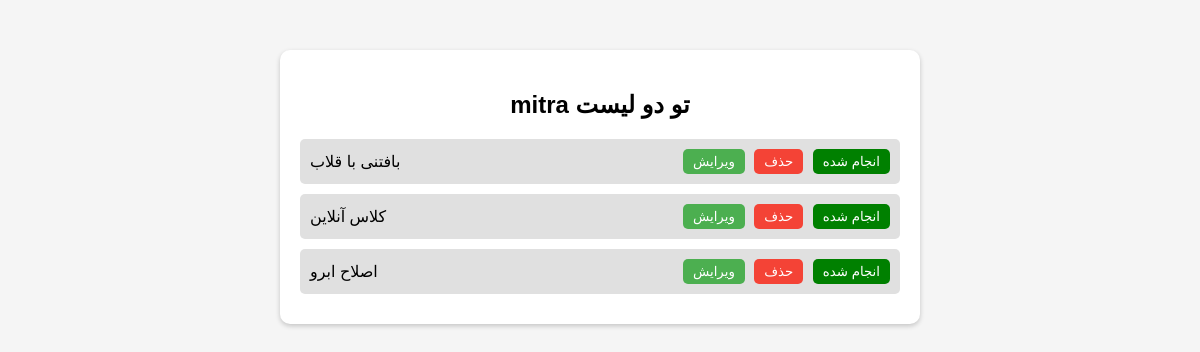
The page /display_task/ (signed in) on the database its author committed.
### task_app/models.py (models this page shows, shortened)
class ToDoList(models.Model):
    task = models.ForeignKey(Task, on_delete=models.CASCADE)
    user = models.ForeignKey(User, on_delete=models.CASCADE)

class Task(models.Model):
    description = models.TextField(max_length=150)
    created_date = models.DateTimeField(auto_now=True)
    status = models.BooleanField(default=False)

### task_app/views.py (the view)
# urls.py: path("display_task/", views.display_task, name="display_task"),
@login_required
def display_task(request):
    todolist = ToDoList.objects.filter(user=request.user)
    if todolist:
        return render(request,
                      "task_app/display_task.html",
                      context={'todolist':todolist})
    return HttpResponse ("تو دو لیست برای این کاربر وجود ندارد")

### task_app/templates/task_app/display_task.html (shortened to what this page needs)
{%  load static   %}
<!DOCTYPE html>
<html lang="fa">
<head>
    <link rel="stylesheet" href="{%  static   'user_app/css/display.css'  %}">
</head>
<body>
<div class="container">
    <h2>{{request.user.first_name}} تو دو لیست</h2>
    <ul id="task-list">
        {% for task in todolist %}
        <li class="task-item">
            <span class="task-text"> {{ task.task.description }} </span>
            <div class="task-buttons">
               <a href="{%  url   "task_app:edit_task"  task.id   %}"><button class="edit-btn">ویرایش</button></a>
               <a href="{%  url  "task_app:delete_task"  task.id %}"> <button class="delete-btn">حذف</button></a>
               {%  if task.task.status == True  %}
               <button class="done">انجام شده</button>
               {% endif %}
            </div>
        </li>
        {% endfor %}
    </ul>
</div>
</body>
</html>

### static/user_app/css/display.css (style rules this page uses)
body { font-family: Arial, sans-serif; background-color: #f5f5f5; text-align: center; margin: 0; padding: 0; }
.container { max-width: 600px; margin: 50px auto; background-color: #fff; padding: 20px; border-radius: 10px; box-shadow: 0 2px 5px rgba(0,0,0,0.2); }
#task-list { list-style-type: none; padding: 0; margin: 0; }
.task-item { display: flex; justify-content: space-between; align-items: center; background-color: #e0e0e0; margin: 10px 0; padding: 10px; border-radius: 5px; text-align: right; }
.task-buttons button { margin-left: 5px; padding: 5px 10px; border: none; border-radius: 5px; cursor: pointer; }
.edit-btn { background-color: #4CAF50; color: white; }
.delete-btn { background-color: #f44336; color: white; }
button.done { background-color: green !important; color: white !important; }

### rows shown on the page
ToDoList: task.description "بافتنی با قلاب", shows "انجام شده"
ToDoList: task.description "کلاس آنلاین", shows "انجام شده"
ToDoList: task.description "اصلاح ابرو", shows "انجام شده"

### other values the page prints
{{ request.user.first_name }} "mitra"
